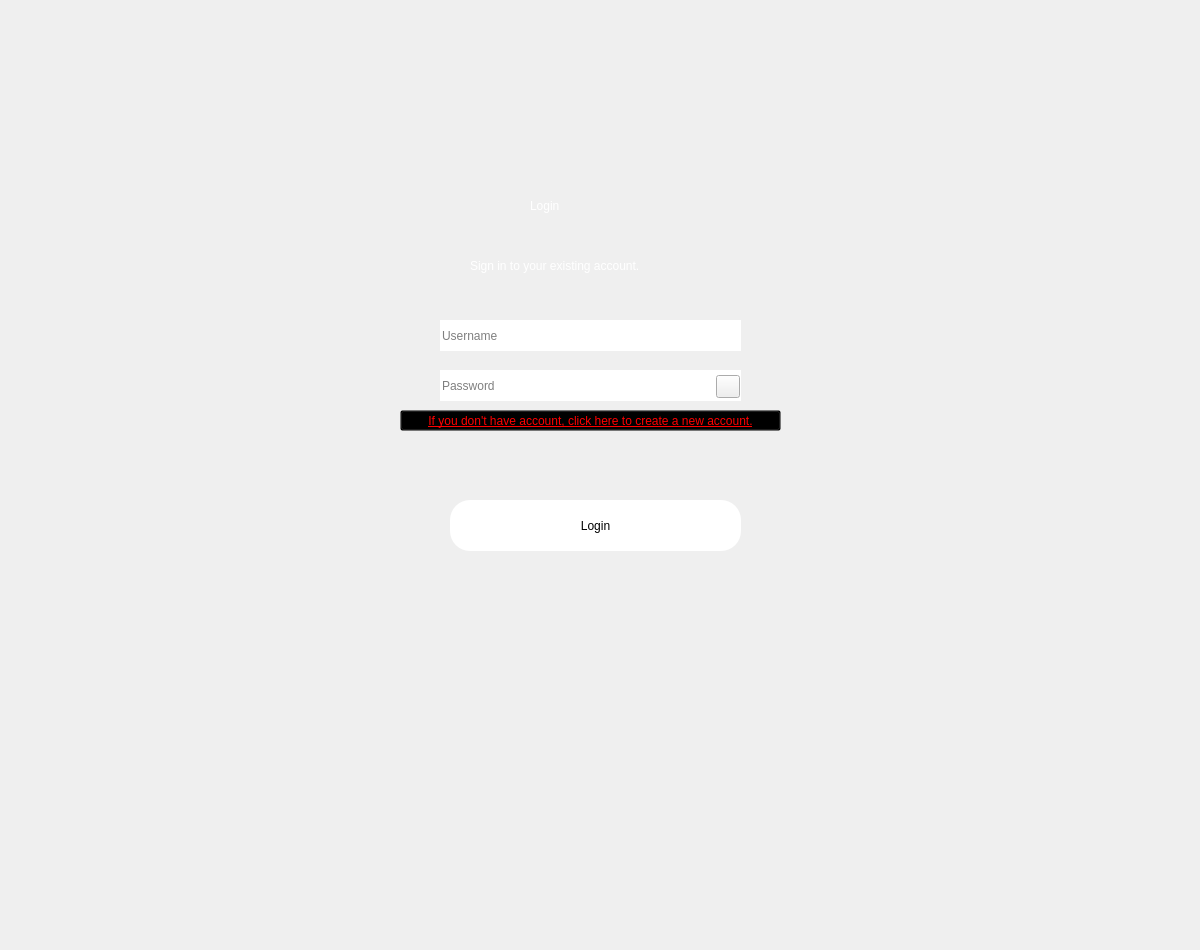
<?xml version="1.0" encoding="UTF-8"?>
<ui version="4.0">
 <class>Dialog</class>
 <widget class="QDialog" name="Dialog">
  <property name="geometry">
   <rect>
    <x>0</x>
    <y>0</y>
    <width>1200</width>
    <height>950</height>
   </rect>
  </property>
  <property name="windowTitle">
   <string>Dialog</string>
  </property>
  <property name="styleSheet">
   <string notr="true"/>
  </property>
  <widget class="QWidget" name="widget" native="true">
   <property name="geometry">
    <rect>
     <x>0</x>
     <y>0</y>
     <width>1200</width>
     <height>941</height>
    </rect>
   </property>
   <property name="styleSheet">
    <string notr="true"/>
   </property>
   <widget class="QLabel" name="label">
    <property name="geometry">
     <rect>
      <x>530</x>
      <y>170</y>
      <width>121</width>
      <height>71</height>
     </rect>
    </property>
    <property name="styleSheet">
     <string notr="true">color: rgb(255, 255, 255);
font: 36pt &quot;MS Shell Dlg 2&quot;;</string>
    </property>
    <property name="text">
     <string>Login</string>
    </property>
   </widget>
   <widget class="QLabel" name="label_2">
    <property name="geometry">
     <rect>
      <x>470</x>
      <y>250</y>
      <width>261</width>
      <height>31</height>
     </rect>
    </property>
    <property name="styleSheet">
     <string notr="true">color: rgb(255, 255, 255);
font: 12pt &quot;MS Shell Dlg 2&quot;;</string>
    </property>
    <property name="text">
     <string>Sign in to your existing account.</string>
    </property>
   </widget>
   <widget class="QPushButton" name="login">
    <property name="geometry">
     <rect>
      <x>450</x>
      <y>500</y>
      <width>291</width>
      <height>51</height>
     </rect>
    </property>
    <property name="styleSheet">
     <string notr="true">background-color: rgb(255, 255, 255);
font: 22pt &quot;MS Shell Dlg 2&quot;;
border-radius: 20px;</string>
    </property>
    <property name="text">
     <string>Login</string>
    </property>
   </widget>
   <widget class="QLineEdit" name="username_field">
    <property name="geometry">
     <rect>
      <x>440</x>
      <y>320</y>
      <width>301</width>
      <height>31</height>
     </rect>
    </property>
    <property name="styleSheet">
     <string notr="true">border-radius: 20px;
font: 11pt &quot;MS Shell Dlg 2&quot;;</string>
    </property>
    <property name="text">
     <string/>
    </property>
    <property name="placeholderText">
     <string>Username</string>
    </property>
   </widget>
   <widget class="QLineEdit" name="password_field">
    <property name="geometry">
     <rect>
      <x>440</x>
      <y>370</y>
      <width>301</width>
      <height>31</height>
     </rect>
    </property>
    <property name="styleSheet">
     <string notr="true">border-radius: 20px;
font: 11pt &quot;MS Shell Dlg 2&quot;;</string>
    </property>
    <property name="text">
     <string/>
    </property>
    <property name="echoMode">
     <enum>QLineEdit::Password</enum>
    </property>
    <property name="placeholderText">
     <string>Password</string>
    </property>
   </widget>
   <widget class="QLabel" name="error_field">
    <property name="geometry">
     <rect>
      <x>436</x>
      <y>462</y>
      <width>311</width>
      <height>21</height>
     </rect>
    </property>
    <property name="styleSheet">
     <string notr="true">color: rgb(255, 0, 0);
font: 75 10pt &quot;MS Shell Dlg 2&quot;;
text-decoration: underline;</string>
    </property>
    <property name="text">
     <string/>
    </property>
   </widget>
   <widget class="QPushButton" name="create_account">
    <property name="geometry">
     <rect>
      <x>400</x>
      <y>410</y>
      <width>381</width>
      <height>21</height>
     </rect>
    </property>
    <property name="styleSheet">
     <string notr="true">background-color: rgba(0, 0, 0, 0);
color: rgb(255, 0, 0);
font: 10pt &quot;MS Shell Dlg 2&quot;;
text-decoration: underline;</string>
    </property>
    <property name="text">
     <string>If you don't have account, click here to create a new account.</string>
    </property>
   </widget>
   <widget class="QPushButton" name="show_hide">
    <property name="geometry">
     <rect>
      <x>716</x>
      <y>375</y>
      <width>24</width>
      <height>23</height>
     </rect>
    </property>
    <property name="styleSheet">
     <string notr="true">background-image : url(images/show.jpg)

</string>
    </property>
    <property name="text">
     <string/>
    </property>
   </widget>
   <widget class="QLabel" name="image">
    <property name="geometry">
     <rect>
      <x>0</x>
      <y>0</y>
      <width>1200</width>
      <height>950</height>
     </rect>
    </property>
    <property name="text">
     <string/>
    </property>
    <property name="pixmap">
     <pixmap>images/powerPlant.jpg</pixmap>
    </property>
    <property name="wordWrap">
     <bool>false</bool>
    </property>
   </widget>
   <zorder>image</zorder>
   <zorder>label</zorder>
   <zorder>label_2</zorder>
   <zorder>login</zorder>
   <zorder>username_field</zorder>
   <zorder>password_field</zorder>
   <zorder>error_field</zorder>
   <zorder>create_account</zorder>
   <zorder>show_hide</zorder>
  </widget>
 </widget>
 <resources/>
 <connections/>
</ui>
